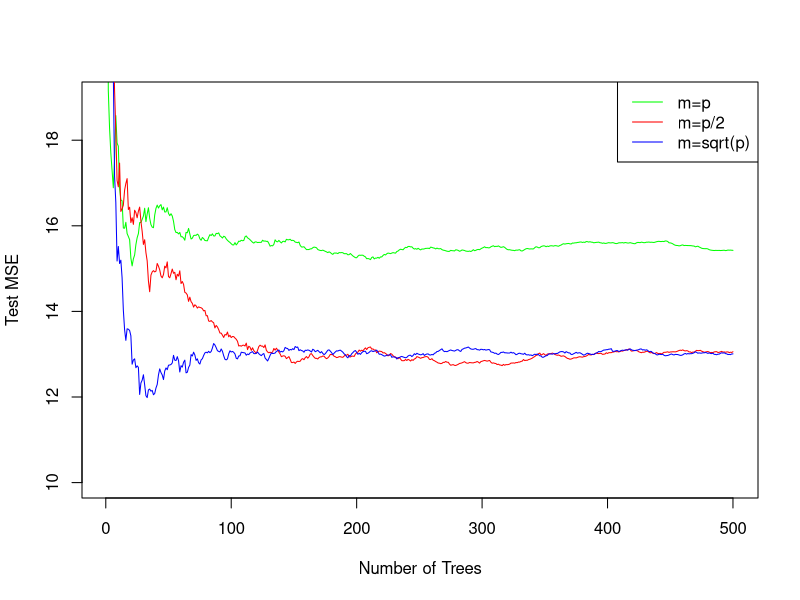

Here is the R script that generated this plot:
## ---- chunk 1
library(MASS)
library(randomForest)
set.seed(1101)

# Construct the train and test matrices
train = sample(dim(Boston)[1], dim(Boston)[1] / 2)
X.train = Boston[train, -14]
X.test = Boston[-train, -14]
Y.train = Boston[train, 14]
Y.test = Boston[-train, 14]

p = dim(Boston)[2] - 1
p.2 = p / 2
p.sq = sqrt(p)

rf.boston.p = randomForest(X.train, Y.train, xtest=X.test, ytest=Y.test, mtry=p, ntree=500)
rf.boston.p.2 = randomForest(X.train, Y.train, xtest=X.test, ytest=Y.test, mtry=p.2, ntree=500)
rf.boston.p.sq = randomForest(X.train, Y.train, xtest=X.test, ytest=Y.test, mtry=p.sq, ntree=500)

plot(1:500, rf.boston.p$test$mse, col="green", type="l", xlab="Number of Trees", ylab="Test MSE", ylim=c(10, 19))
lines(1:500, rf.boston.p.2$test$mse, col="red", type="l")
lines(1:500, rf.boston.p.sq$test$mse, col="blue", type="l")
legend("topright", c("m=p", "m=p/2", "m=sqrt(p)"), col=c("green", "red", "blue"), cex=1, lty=1)
